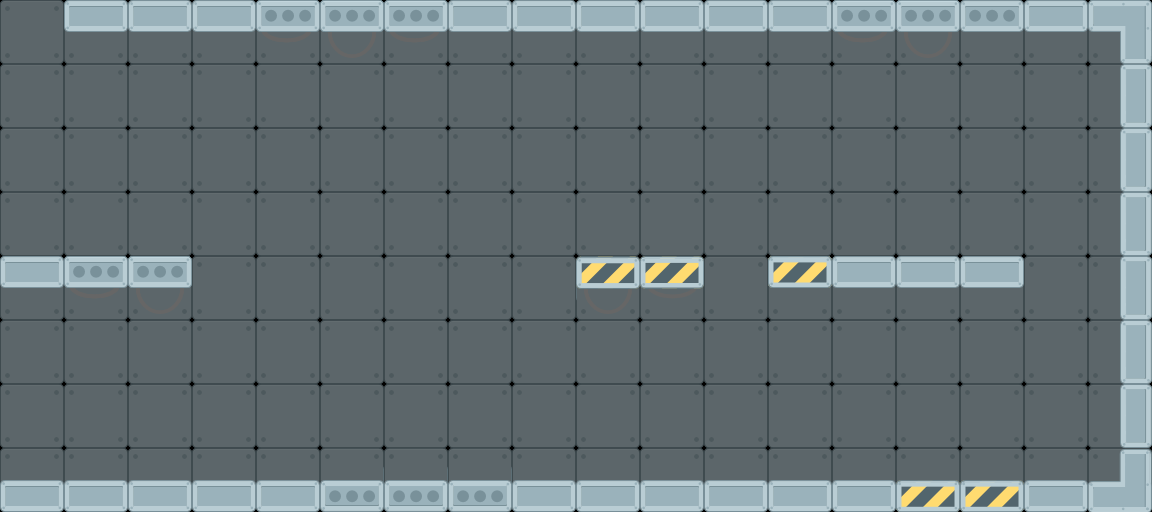

Rendered tile map (Tiled .tmx) drawn with the repository's tilesets; below, a short description and the map source with its tile grids summarised:
An orthogonal 18x8 tile map with 64x64 px tiles, 2 tile layers (background, floor) and 14 objects (5x light_soft, 4x light_triangle).

<map version="1.0" orientation="orthogonal" renderorder="right-down" width="18" height="8" tilewidth="64" tileheight="64" nextobjectid="100">
 <tileset firstgid="1" name="tiles" tilewidth="64" tileheight="64" tilecount="128" columns="16">
  <image source="../tiles.png" width="1024" height="512" />
 </tileset>
 <layer name="background" width="18" height="8" opacity="0.5">
  <data>[144 cells, 144 non-empty, 1 distinct tile ids]</data>
 </layer>
 <layer name="floor" width="18" height="8">
  <data>[144 cells, 50 non-empty, 13 distinct tile ids]</data>
 </layer>
 <objectgroup name="lights">
  <object id="60" name="light_triangle" x="192" y="128" width="64" height="64">
   <properties>
    <property name="alpha" value="0.13" />
    <property name="color" value="0xffffffff" />
    <property name="height" value="1000" />
    <property name="type" value="triangle" />
    <property name="width" value="300" />
   </properties>
  </object>
  <object id="65" name="light_triangle" x="413.333" y="128" width="64" height="64">
   <properties>
    <property name="alpha" value="0.2" />
    <property name="color" value="0xffffffff" />
    <property name="height" value="2000" />
    <property name="type" value="triangle" />
    <property name="width" value="500" />
   </properties>
  </object>
  <object id="66" name="light_triangle" x="608" y="126.667" width="64" height="64">
   <properties>
    <property name="alpha" value="0.15" />
    <property name="color" value="0xffffffff" />
    <property name="height" value="1000" />
    <property name="type" value="triangle" />
    <property name="width" value="300" />
   </properties>
  </object>
  <object id="77" name="light_soft" x="256" y="256" width="64" height="64">
   <properties>
    <property name="alpha" value="0.04" />
    <property name="color" value="0xffE0F7FA" />
    <property name="height" value="1000" />
    <property name="type" value="soft" />
    <property name="width" value="1000" />
   </properties>
  </object>
  <object id="79" name="light_soft" x="448" y="256" width="64" height="64">
   <properties>
    <property name="alpha" value="0.04" />
    <property name="color" value="0xffE0F7FA" />
    <property name="height" value="1000" />
    <property name="type" value="soft" />
    <property name="width" value="1000" />
   </properties>
  </object>
  <object id="80" name="light_soft" x="640" y="256" width="64" height="64">
   <properties>
    <property name="alpha" value="0.04" />
    <property name="color" value="0xffE0F7FA" />
    <property name="height" value="1000" />
    <property name="type" value="soft" />
    <property name="width" value="1000" />
   </properties>
  </object>
  <object id="81" name="light_soft" x="925.333" y="350.667" width="64" height="64">
   <properties>
    <property name="alpha" value="0.1" />
    <property name="color" value="0xffffffff" />
    <property name="height" value="500" />
    <property name="type" value="soft" />
    <property name="width" value="500" />
   </properties>
  </object>
  <object id="82" name="light_soft" x="830.667" y="256" width="64" height="64">
   <properties>
    <property name="alpha" value="0.04" />
    <property name="color" value="0xffE0F7FA" />
    <property name="height" value="700" />
    <property name="type" value="soft" />
    <property name="width" value="700" />
   </properties>
  </object>
  <object id="83" name="light_triangle" x="958.667" y="128" width="64" height="64">
   <properties>
    <property name="alpha" value="0.15" />
    <property name="color" value="0xffffffff" />
    <property name="height" value="1000" />
    <property name="type" value="triangle" />
    <property name="width" value="300" />
   </properties>
  </object>
 </objectgroup>
 <objectgroup name="fans">
  <object id="85" x="192" y="128" width="64" height="64" />
  <object id="86" x="512" y="128" width="64" height="64" />
 </objectgroup>
 <objectgroup name="players" />
 <objectgroup name="obstacles">
  <object id="93" x="1.33333" y="258.667" width="192" height="64" />
 </objectgroup>
 <objectgroup name="boxes">
  <object id="94" x="2.66667" y="133.333" width="128" height="128" />
 </objectgroup>
 <objectgroup name="gates">
  <object id="95" x="704" y="128" width="64" height="192">
   <properties>
    <property name="name" value="g1" />
    <property name="orientation" value="vertical" />
   </properties>
  </object>
 </objectgroup>
</map>
